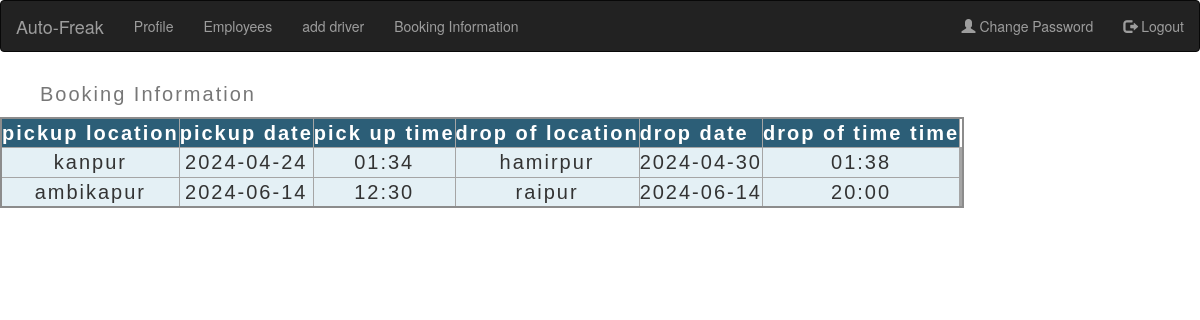
Screenshot of /admin_addedoffers with the database file from the repository.
### web/models.py (models this page shows)
class carrental(models.Model):
    pickuplocation=models.CharField(max_length=30)
    pickupdate=models.CharField(max_length=30)
    pickuptime=models.CharField(max_length=30)
    dropofflocation=models.CharField(max_length=30)
    dropoffdate=models.CharField(max_length=30)
    dropofftime=models.CharField(max_length=30)

### web/views.py (the view)
# urls.py: path('admin_addedoffers',views.admin_addedoffers,name='admin_addedoffers'),
def admin_addedoffers(request):
    data=carrental.objects.all()
    return render(request,'admin/addedoffers.html',{'data':data})

### web/templates/admin/addedoffers.html (shortened to what this page needs)
<!DOCTYPE html>
<html lang="en">
<head>
    <link rel="stylesheet" href=
"https://maxcdn.bootstrapcdn.com/bootstrap/3.4.0/css/bootstrap.min.css">
  <link rel="stylesheet" href=
"https://maxcdn.bootstrapcdn.com/bootstrap/3.4.0/css/bootstrap.min.css">
</head>
<body>
  <nav class="navbar navbar-inverse">
		<div class="container-fluid">
			<div class="navbar-header">
				<a class="navbar-brand" href="#">
					Auto-Freak</a>
			</div>
			<ul class="nav navbar-nav">
				<li><a href="{% url 'admin_dashboard' %}">Profile</a></li>
				<li><a href="{% url 'admin_employees' %}">Employees</a></li>
				<li><a href="{% url 'admin_car' %}">add driver</a></li>
        <li><a href="{% url 'admin_addedoffers' %}">Booking Information</a></li>
			</ul>
			<ul class="nav navbar-nav navbar-right">
				<li><a href="{% url 'admin_changepassword' %}">
					<span class="glyphicon glyphicon-user"></span>
					Change Password</a></li>
				<li><a href="{% url 'admin_logout' %}">
					<span class="glyphicon glyphicon-log-out"></span>
					Logout</a></li>
			</ul>
		</div>
	</nav>
  <table>
    <caption>
      Booking Information
    </caption>
    <thead>
      <tr>
        <th scope="col">pickup location</th>
        <th scope="col">pickup date</th>
        <th scope="col">pick up time</th>
        <th scope="col">drop of location</th>
        <th scope="col">drop date</th>
        <th scope="col">drop of time time</th>
      </tr>
    </thead>
  {% for i in data %}
  <tr>
      <td>{{i.pickuplocation}}</td>
      <td>{{i.pickupdate}}</td>
      <td>{{i.pickuptime}}</td>
      <td>{{i.dropofflocation}}</td>
      <td>{{i.dropoffdate}}</td>
      <td>{{i.dropofftime}}</td>
  </tr>
  {% endfor %}
</body>
</html>

### web/templates/admin/addedoffers.html (style rules this page uses)
thead, tfoot { background-color: #2c5e77; color: #fff; }
table { border-collapse: collapse; border: 2px solid rgb(140 140 140); font-family: sans-serif; font-size: 2rem; letter-spacing: 2px; }
caption { caption-side: top; padding: 40px; }
th, td { border: 1px solid rgb(165 165 165); padding: 50px 50px; }
td { text-align: center; }

### rows the page displays
carrental: pickuplocation "kanpur", pickupdate "2024-04-24", pickuptime "01:34", dropofflocation "hamirpur", dropoffdate "2024-04-30", dropofftime "01:38"
carrental: pickuplocation "ambikapur", pickupdate "2024-06-14", pickuptime "12:30", dropofflocation "raipur", dropoffdate "2024-06-14", dropofftime "20:00"
